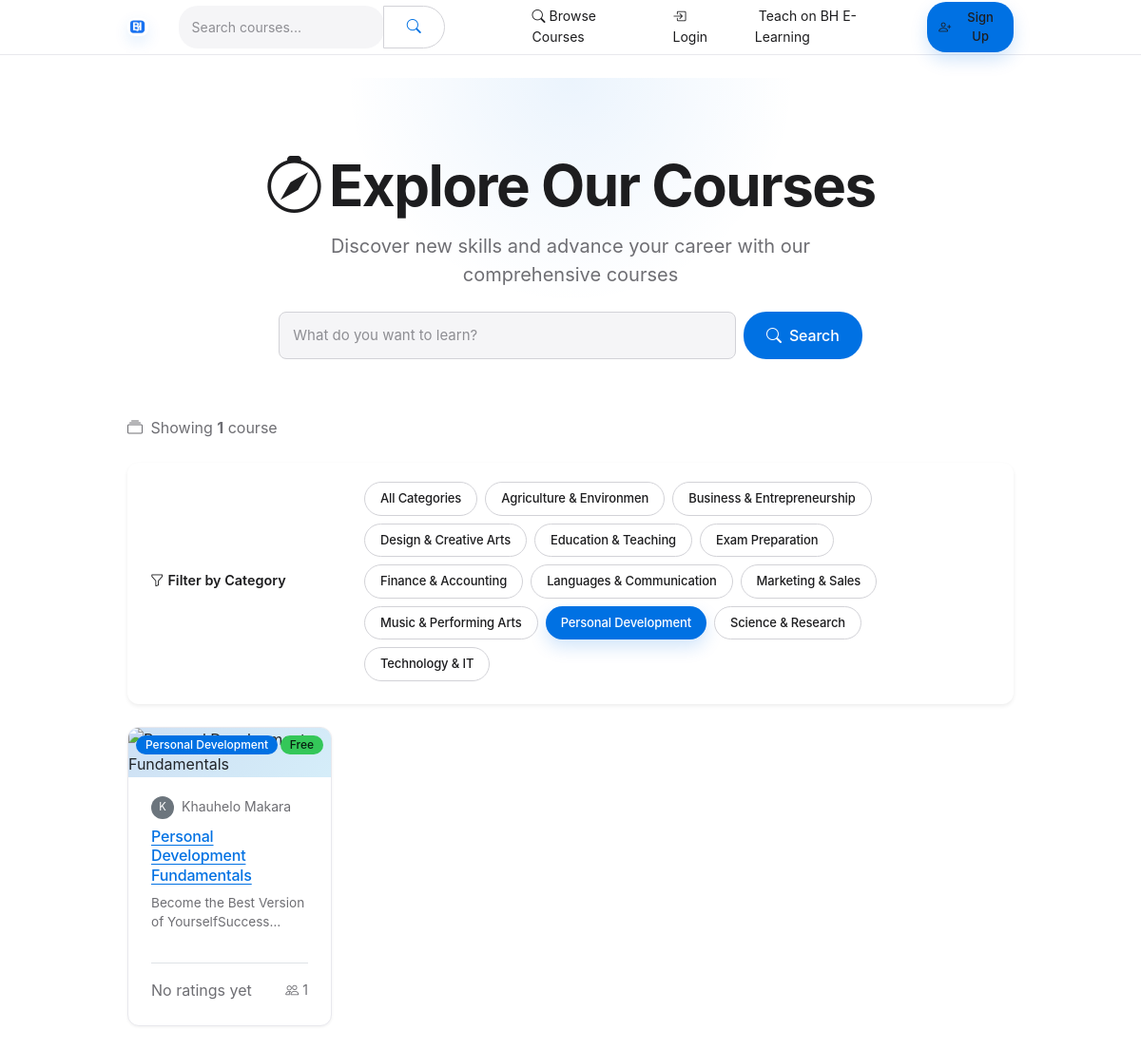
The page /courses/?category=personal-development on the database its author committed.
### apps/courses/models.py (models this page shows, shortened)
class Category(models.Model):
    name = models.CharField(max_length=100)
    slug = models.SlugField(unique=True)
    class Meta:
        verbose_name_plural = 'Categories'

class Course(models.Model):
    title = models.CharField(max_length=200)
    slug = models.SlugField(unique=True)
    instructor = models.ForeignKey(User, on_delete=models.CASCADE, related_name='courses_teaching')
    category = models.ForeignKey(Category, on_delete=models.SET_NULL, null=True, related_name='courses')
    description = CKEditor5Field(config_name='extends')      # CKEditor 5
    thumbnail = models.ImageField(upload_to='courses/thumbnails/')
    price = models.DecimalField(max_digits=8, decimal_places=2, default=0.00)
    is_published = models.BooleanField(default=False)
    created_at = models.DateTimeField(auto_now_add=True)
    updated_at = models.DateTimeField(auto_now=True)

### apps/accounts/models.py (models this page shows, shortened)
class User(AbstractUser):
    email = models.EmailField(unique=True)          # override to make unique
    is_instructor = models.BooleanField(default=False)
    bio = models.TextField(blank=True)
    profile_picture = models.ImageField(upload_to='profiles/', blank=True, null=True)
    USERNAME_FIELD = 'email'
    REQUIRED_FIELDS = ['username']          # still required for createsuperuser; we auto-generate in forms

### apps/courses/views.py (the view, shortened to what this page needs)
# urls.py: path('courses/', CourseListView.as_view(), name='course_list'),          # course listing with search/filter
class CourseListView(ListView):
    model = Course
    template_name = 'courses/course_list.html'
    context_object_name = 'courses'
    paginate_by = 12
    def get_queryset(self):
        queryset = Course.objects.filter(is_published=True).select_related('instructor', 'category')
        query = self.request.GET.get('q')
        category_slug = self.request.GET.get('category')
        if category_slug:
            queryset = queryset.filter(category__slug=category_slug)
        queryset = queryset.annotate(
            enrolled_count=Count('enrollments'),
            average_rating=Avg('reviews__rating'),
            review_count=Count('reviews')
        )
        sort_by = self.request.GET.get('sort', '-created_at')
        if sort_by in ['title', '-title', 'price', '-price', 'average_rating', '-average_rating']:
            queryset = queryset.order_by(sort_by)
        return queryset
    def get_context_data(self, **kwargs):
        context = super().get_context_data(**kwargs)
        context['categories'] = Category.objects.annotate(
            course_count=Count('courses', filter=Q(courses__is_published=True))
        ).order_by('name')
        return context

### apps/notifications/context_processors.py (called while the page is built, shortened)
def notifications(request):
    if not request.user.is_authenticated:
        return {
            'unread_notifications': 0,
            'recent_notifications': [],
        }

### templates/courses/course_list.html (shortened to what this page needs)
{% extends 'base.html' %}
{% load static %}
{% block content %}
<div class="hero-section text-center">
    <div class="container">
        <h1 class="display-5 fw-bold mb-3"><i class="bi bi-compass me-2"></i>Explore Our Courses</h1>
        <p class="lead mb-4">Discover new skills and advance your career with our comprehensive courses</p>
        <div class="row justify-content-center">
            <div class="col-md-8">
                <form method="get" action="{% url 'course_list' %}" class="d-flex">
                    <input type="text" name="q" class="form-control form-control-lg me-2" placeholder="What do you want to learn?" value="{{ request.GET.q }}">
                    <button type="submit" class="btn btn-light btn-lg px-4">
                        <i class="bi bi-search me-1"></i>Search
                    </button>
                </form>
            </div>
        </div>
    </div>
</div>
<div class="container">
    <div class="row mb-4">
        <div class="col-12">
            <div class="d-flex justify-content-between align-items-center flex-wrap gap-2">
                <p class="text-muted mb-0">
                    <i class="bi bi-collection me-1"></i>
                    Showing <strong>{{ page_obj.paginator.count }}</strong> course{{ page_obj.paginator.count|pluralize }}
                </p>
            </div>
        </div>
    </div>
    <div class="card mb-4 border-0 shadow-sm">
        <div class="card-body">
            <div class="row align-items-center g-3">
                <div class="col-md-3">
                    <label class="form-label fw-semibold mb-1">
                        <i class="bi bi-funnel me-1"></i>Filter by Category
                    </label>
                </div>
                <div class="col-md-9">
                    <div class="d-flex flex-wrap gap-2">
                        <a href="{% url 'course_list' %}" class="btn {% if not request.GET.category %}btn-primary{% else %}btn-outline-secondary{% endif %} btn-sm rounded-pill px-3">
                            All Categories
                        </a>
                        {% for category in categories %}
                            <a href="?category={{ category.slug }}{% if request.GET.q %}&q={{ request.GET.q }}{% endif %}"
                               class="btn {% if request.GET.category == category.slug %}btn-primary{% else %}btn-outline-secondary{% endif %} btn-sm rounded-pill px-3">
                                {{ category.name }}
                            </a>
                        {% endfor %}
                    </div>
                </div>
            </div>
        </div>
    </div>
    {% if courses %}
    <div class="row g-4">
        {% for course in courses %}
        <div class="col-md-4 col-lg-3">
            <div class="card h-100 fade-in" style="animation-delay: {{ forloop.counter0|add:1 }}00ms;">
                <div class="position-relative">
                    {% if course.category %}
                        <span class="position-absolute top-0 start-0 m-2 badge bg-primary">
                            {{ course.category.name }}
                        </span>
                    {% endif %}
                    <span class="position-absolute top-0 end-0 m-2 badge {% if course.price == 0 %}bg-success{% else %}bg-warning text-dark{% endif %}">
                        {% if course.price == 0 %}Free{% else %}M{{ course.price }}{% endif %}
                    </span>
                </div>
                <div class="card-body d-flex flex-column">
                    <div class="d-flex align-items-center mb-2">
                        {% if course.instructor.profile.avatar %}
                            <img src="{{ course.instructor.profile.avatar.url }}" alt="{{ course.instructor.get_full_name }}" class="rounded-circle me-2" style="width: 24px; height: 24px; object-fit: cover;">
                        {% else %}
                            <div class="rounded-circle bg-secondary text-white d-flex align-items-center justify-content-center me-2" style="width: 24px; height: 24px; font-size: 0.7rem;">
                                {{ course.instructor.get_full_name|first|upper }}
                            </div>
                        {% endif %}
                        <small class="text-muted">{{ course.instructor.get_full_name|default:course.instructor.username }}</small>
                    </div>
                    <h5 class="card-title text-dark mb-2" style="font-size: 1rem; line-height: 1.3;">
                        <a href="{% url 'course_detail' course.slug %}" class="text-decoration-none text-dark stretched-link">
                            {{ course.title }}
                        </a>
                    </h5>
                    <p class="card-text text-muted flex-grow-1" style="font-size: 0.85rem; display: -webkit-box; -webkit-line-clamp: 2; -webkit-box-orient: vertical; overflow: hidden;">
                        {{ course.description|striptags|truncatewords:15 }}
                    </p>
                    <div class="d-flex justify-content-between align-items-center mt-3 pt-3 border-top">
                        <div class="d-flex align-items-center">
                            {% with avg_rating=course.average_rating %}
                                {% if avg_rating %}
                                    <span class="text-warning me-1">
                                        <i class="bi bi-star-fill"></i>
                                    </span>
                                    <span class="fw-semibold">{{ avg_rating|floatformat:1 }}</span>
                                    <span class="text-muted ms-1">({{ course.review_count }})</span>
                                {% else %}
                                    <span class="text-muted">No ratings yet</span>
                                {% endif %}
                            {% endwith %}
                        </div>
                        <div class="text-muted">
                            <small><i class="bi bi-people me-1"></i>{{ course.enrolled_count }}</small>
                        </div>
                    </div>
                </div>
            </div>
        </div>
        {% endfor %}
    </div>
    {% endif %}
</div>
{% endblock %}

### rows shown on the page
Category: name "Agriculture & Environmen"
Category: name "Business & Entrepreneurship"
Category: name "Design & Creative Arts"
Category: name "Education & Teaching"
Category: name "Exam Preparation"
Category: name "Finance & Accounting"
Category: name "Languages & Communication"
Category: name "Marketing & Sales"
Category: name "Music & Performing Arts"
Category: name "Personal Development"
Category: name "Science & Research"
Category: name "Technology & IT"
Course: category.name "Personal Development", price "Free", instructor.get_full_name|first "K", instructor.get_full_name "Khauhelo Makara", title "Personal Development Fundamentals", description "Become the Best Version of…", enrolled_count "1"

### other values the page prints
{{ page_obj.paginator.count }} "1"
